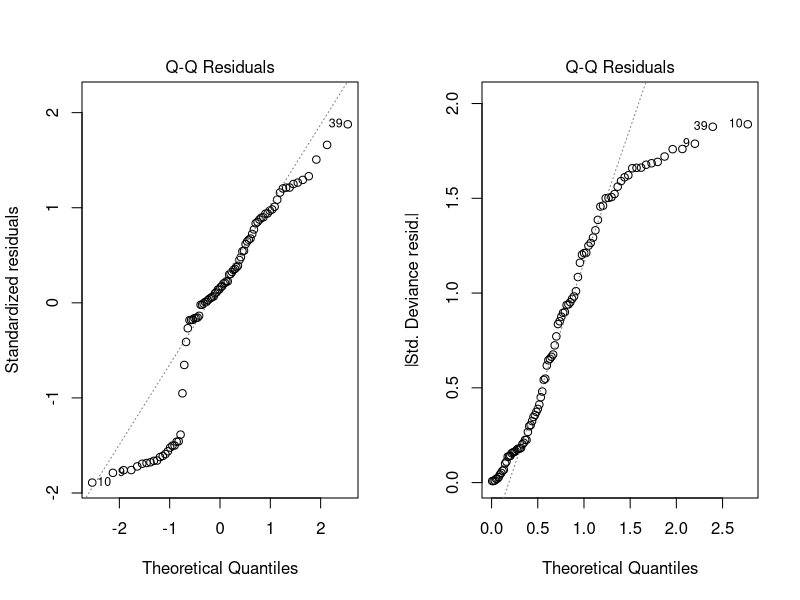
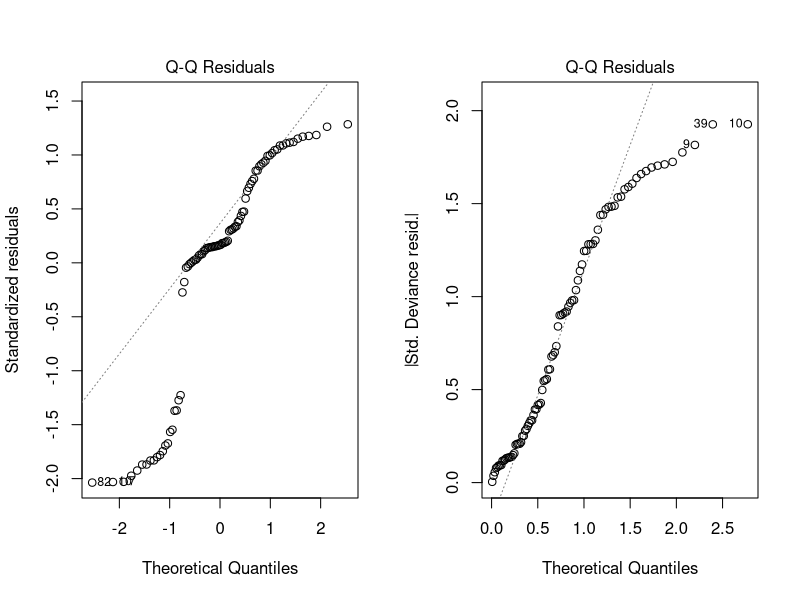
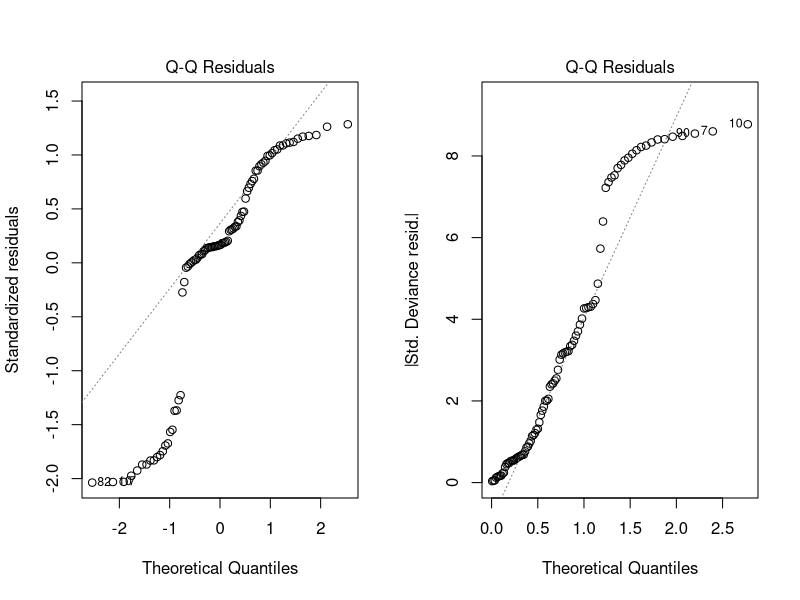
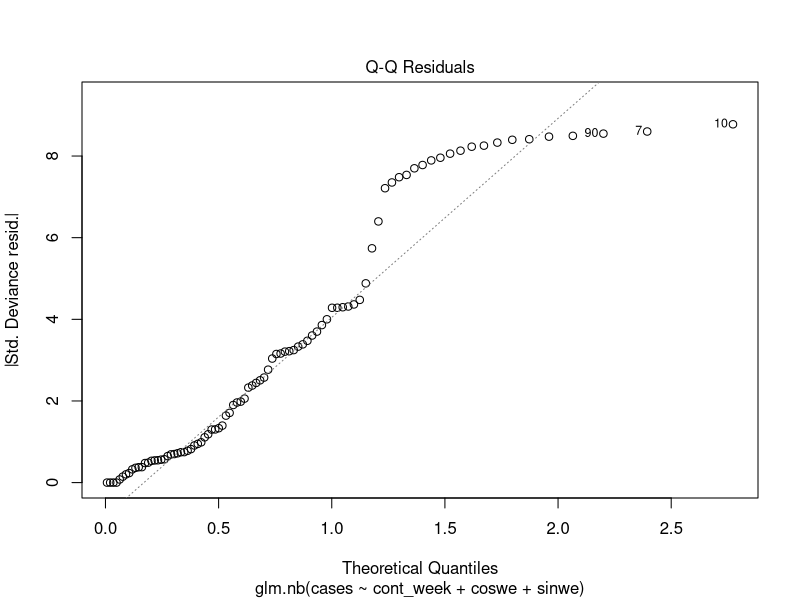

Source code (R) for these figures, in order:
## ---- chunk 1
library(tidyr)
library(dplyr)
library(lattice)
library(ggplot2)
library(gridExtra)

enum.data.tidy1 <- read.csv("data/Enumeration_Study_Tidy_Data.csv")

glm.data <- enum.data.tidy1 %>%
  group_by(cont_week) %>%
  summarise(cases = sum(cases)) %>%
  ungroup() %>%
  mutate(sinwe=sin(cont_week*2*pi/52),
         coswe=cos(cont_week*2*pi/52))
## ---- chunk 2
enum.lm1 <- lm(cases ~ cont_week + coswe + sinwe, data = glm.data)
enum.glm1 <- glm(cases ~ cont_week + coswe + sinwe, data = glm.data, family = "gaussian")
## ---- chunk 3
par(mfrow = c(1,2))
plot(enum.lm1, which = 2)
plot(enum.glm1, which = 2)
par(mfrow = c(1, 1))
## ---- chunk 4
enum.lm2 <- lm(log(cases + 1) ~ cont_week + coswe + sinwe, data = glm.data)
enum.glm2 <- glm(cases ~ cont_week + coswe + sinwe, data = glm.data, family = gaussian(link = "log"))
par(mfrow = c(1,2))
plot(enum.lm2, which = 2)
plot(enum.glm2, which = 2)
par(mfrow = c(1, 1))
## ---- chunk 5
enum.glm3 <- glm(cases ~ cont_week + coswe + sinwe, data = glm.data, family = poisson)
summary(enum.glm3)
par(mfrow = c(1,2))
plot(enum.lm2, which = 2)
plot(enum.glm3, which = 2)
par(mfrow = c(1, 1))

## ---- chunk 6
library(MASS)
enum.glm4 <- glm.nb(cases ~ cont_week + coswe + sinwe, data = glm.data,
                    control = glm.control(maxit = 200))
plot(enum.glm4, which = 2)
## ---- chunk 7
library(glmmTMB)
